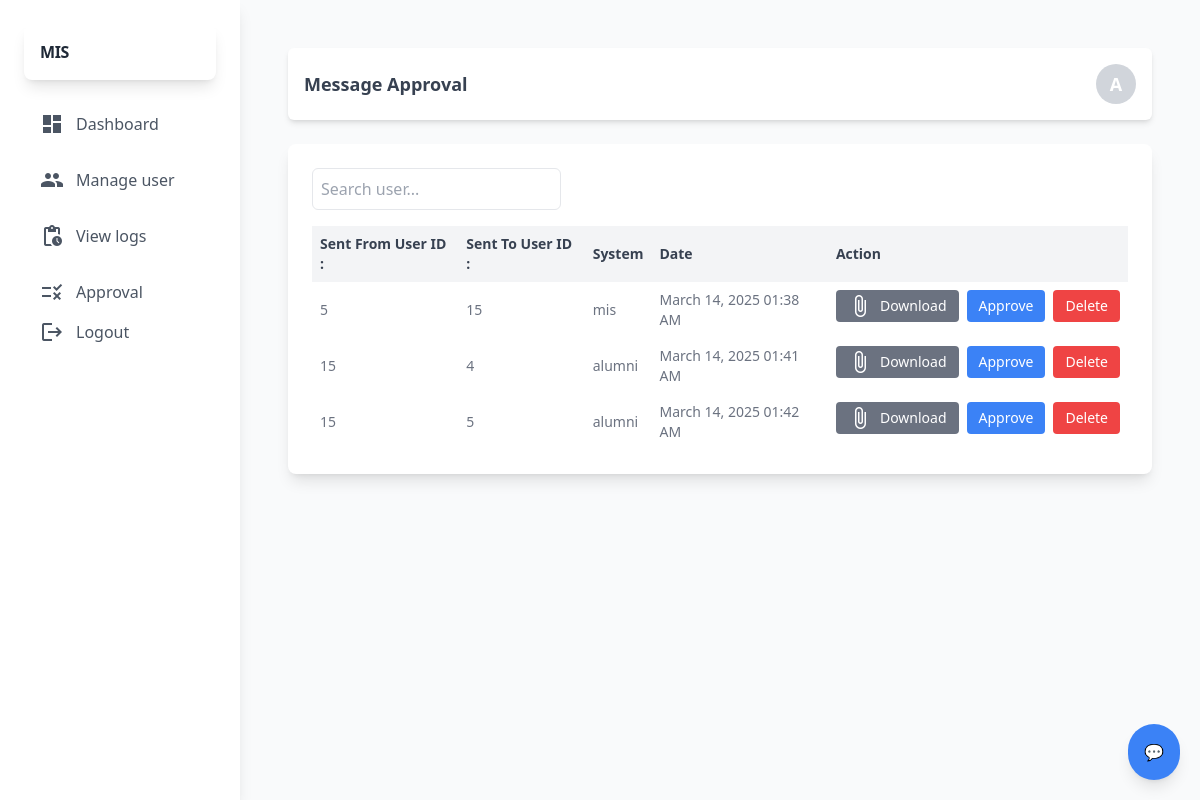
The page /admin/approval.php (signed in) on the database as committed earlier.
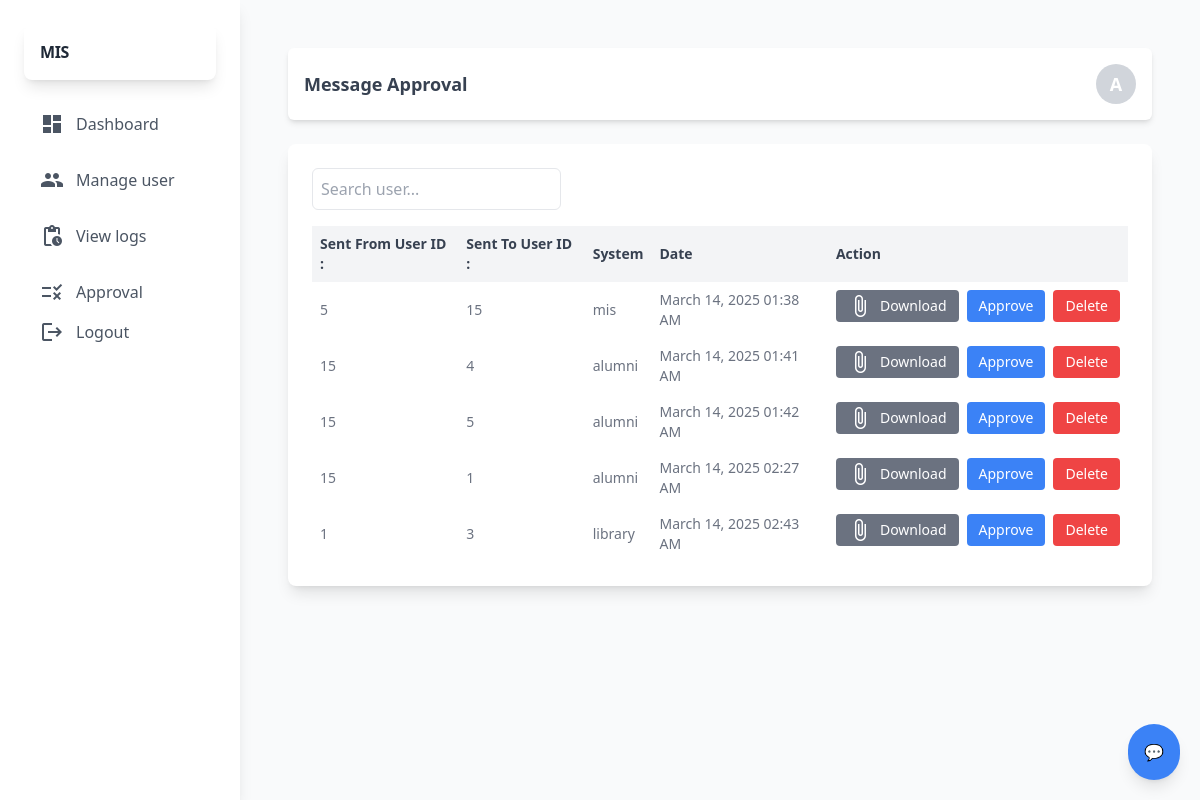
The same page on the database as committed later.
### tables this page shows
CREATE TABLE `chat_messages` (
  `chat_id` int(11) NOT NULL,
  `sender_id` int(11) NOT NULL,
  `receiver_id` int(11) NOT NULL,
  `message_text` text NOT NULL,
  `message_media` varchar(255) DEFAULT NULL,
  `systemFrom` varchar(60) NOT NULL,
  `systemTo` varchar(60) NOT NULL,
  `message_status` int(11) NOT NULL DEFAULT 1 COMMENT '0=deleted,1=existing,2=waiting for approval',
  `date_sent` timestamp NOT NULL DEFAULT current_timestamp() ON UPDATE current_timestamp()
);

### admin/backend/db.php (called while the page is built, shortened)
<?php
class db_connect
{
    public $host = db_host;
    public $user = db_user;
    public $pass = db_pass;
    public $name = db_name;
    public function connect()
    {
        try {
            $this->conn = new mysqli($this->host, $this->user, $this->pass, $this->name);
        } catch (\Throwable $th) {
            header("Location:setup.php");
        }
    }
}

### admin/backend/class.php (called while the page is built, shortened)
<?php
include ('db.php');
class global_class extends db_connect
{
    public function message_approval_list() {
        $query = $this->conn->prepare("
            SELECT chat_messages.*,
                   sender.name AS sender,
                   receiver.name AS receiver
            FROM chat_messages
            LEFT JOIN user AS sender ON sender.id = chat_messages.sender_id
            LEFT JOIN user AS receiver ON receiver.id = chat_messages.receiver_id
            WHERE chat_messages.message_status = '2'
        ");
        if ($query->execute()) {
            return $query->get_result();
        }
    }
}

### admin/backend/end-points/message_approval_list.php (the view, shortened to what this page needs)
<?php
$message_approval_list = $db->message_approval_list();
if ($message_approval_list->num_rows > 0): ?>
    <?php foreach ($message_approval_list as $message): ?>
        <tr>
            <td class="p-2"><?php echo htmlspecialchars($message['sender_id']); ?></td>
            <td class="p-2"><?php echo htmlspecialchars($message['receiver_id']); ?></td>
            <td class="p-2"><?php echo htmlspecialchars($message['systemFrom']); ?></td>
            <td class="p-2">
                <?= isset($message['date_sent'])
                    ? date("F d, Y h:i A", strtotime($message['date_sent']))
                    : 'N/A'; ?>
            </td>
            <td class="p-2 flex space-x-2">
                <a href="../assets/<?= htmlspecialchars($message['message_media']); ?>"
                   target="_blank"
                   download="<?= htmlspecialchars($message['message_media']); ?>"
                   class="px-3 py-1 bg-gray-500 text-white rounded hover:bg-blue-600 flex items-center gap-2">
                    <span class="material-icons text-white">attach_file</span>
                    Download
                </a>
                <button class="TogglerAcceptChat px-3 py-1 bg-blue-500 text-white rounded hover:bg-red-600"
                        data-id="<?= $message['chat_id']; ?>">
                    Approve
                </button>
                <button class="TogglerDeleteChat px-3 py-1 bg-red-500 text-white rounded hover:bg-red-600"
                        data-id="<?= $message['chat_id']; ?>">
                    Delete
                </button>
            </td>
        </tr>
    <?php endforeach; ?>
<?php else: ?>
    <tr>
        <td colspan="5" class="p-2">No record found.</td>
    </tr>
<?php endif; ?>

Rows that differ between the two databases and show on the page:
added chat_messages: sender "15", receiver "1", systemFrom "alumni", date_sent "March 14, 2025 02:27 AM"
added chat_messages: sender "1", receiver "3", systemFrom "library", date_sent "March 14, 2025 02:43 AM"
